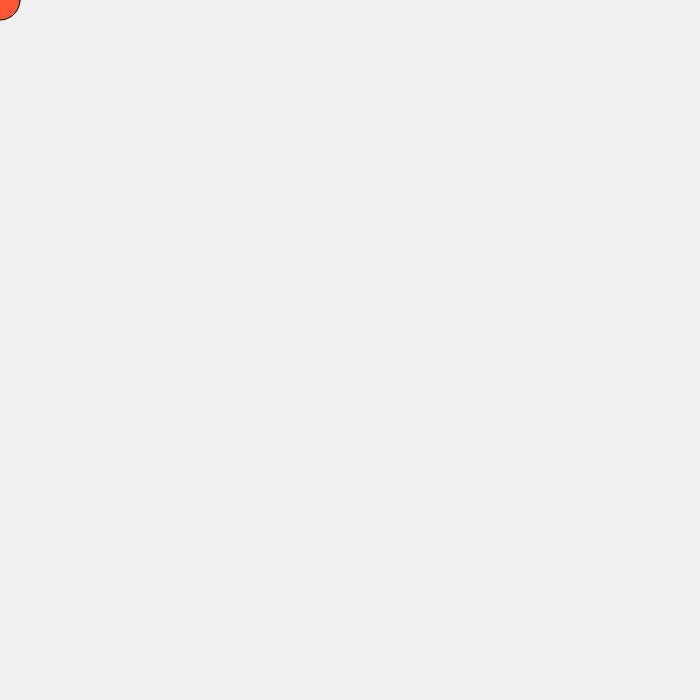
Frame 1 (no input)
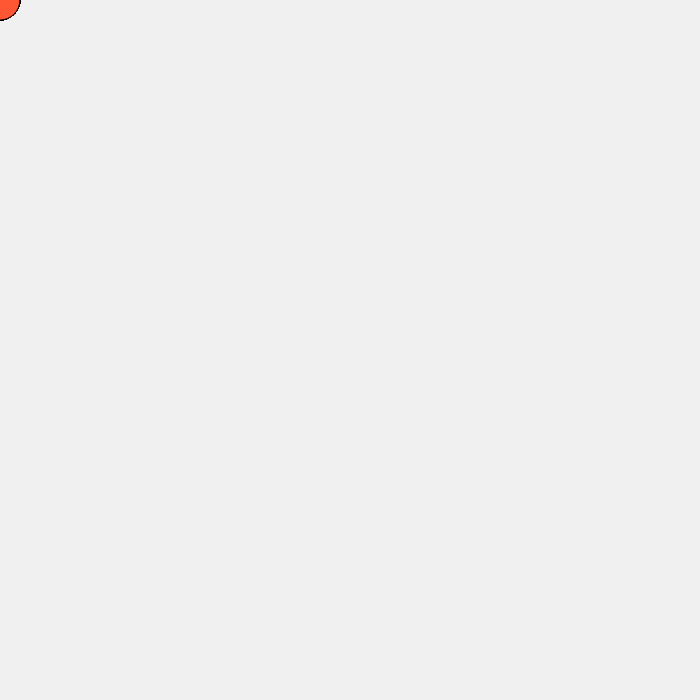
Frame 60 (no input)
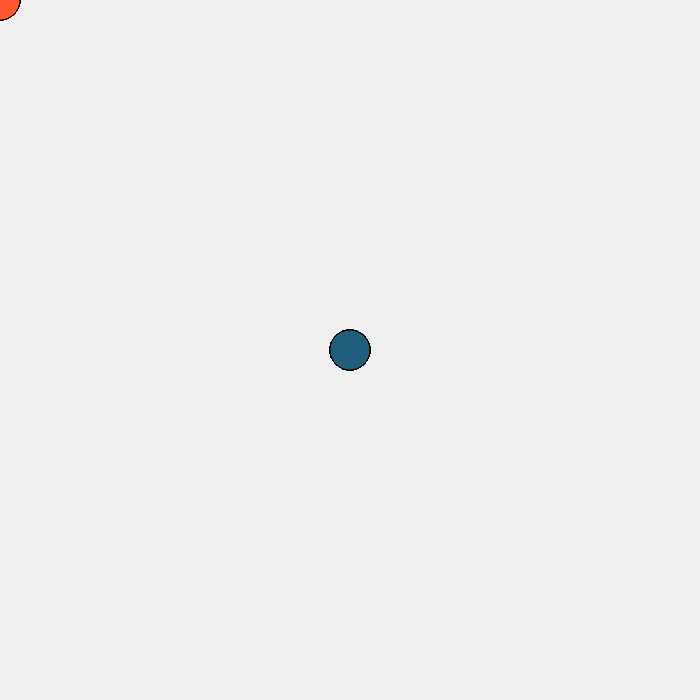
Frame 120 (the mouse pressed at the canvas centre since frame 60)

The p5.js sketch that drew these frames (run headless with seeded random() and noise() and a simulated clock; from frame 60 on, the mouse is pressed at the canvas centre):

// p5.js sketch
// ── sketch.js
function setup() {
  createCanvas(700 , 700);
  background(240);
}

function draw() {
  if (mouseIsPressed) {
    fill( 33, 93, 120 );
  } else {
    fill(255, 87, 51);
  }
  ellipse(mouseX, mouseY, 40, 40);
}
